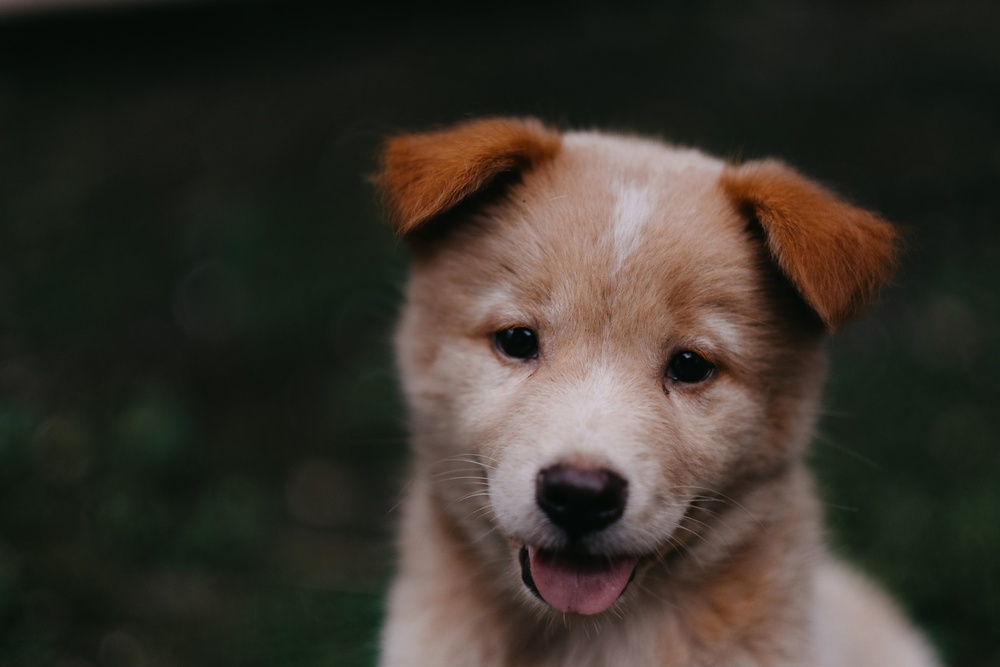
#> input picture 00-puppy.jpg, 1000 x 667 px, shrunk from 1950 x 1300 before the run
$ python numpy_exercises.py
#> lines starting #> are read from the running program, lines starting #| are printed output that depends on the picture
import numpy as np
import matplotlib.pyplot as plt
from PIL import Image

arr = np.ones(shape=(5, 5))
arr[:, :] = 10
# print(arr)

np.random.seed(101)
arr1 = np.random.randint(low=0, high=100, size=(5, 5))
print(arr1.max())
print(arr1.min())

pic = Image.open('00-puppy.jpg')
#> pic is the input picture: PIL image 1000x667 RGB; mean R, G, B 57.3, 51.8, 43.8
pic_arr = np.asarray(pic)
pic_blue = pic_arr.copy()
# plt.imshow(pic_arr)
pic_blue[:, :, 0] = 0
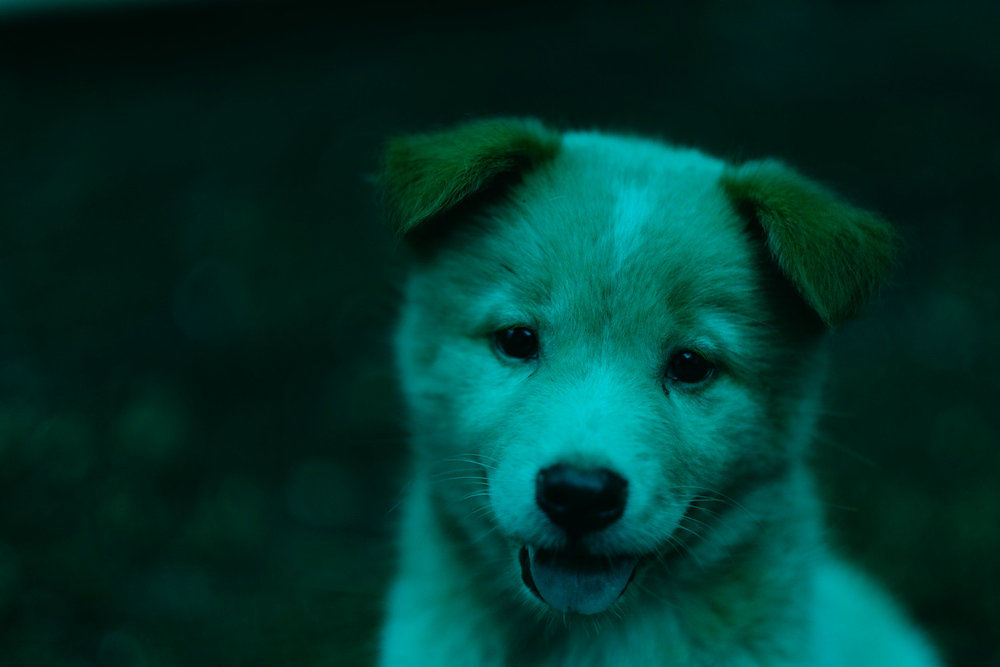
#> pic_blue: shape (667, 1000, 3); mean R, G, B 0, 51.8, 43.8
pic_blue[:, :, 1] = 0
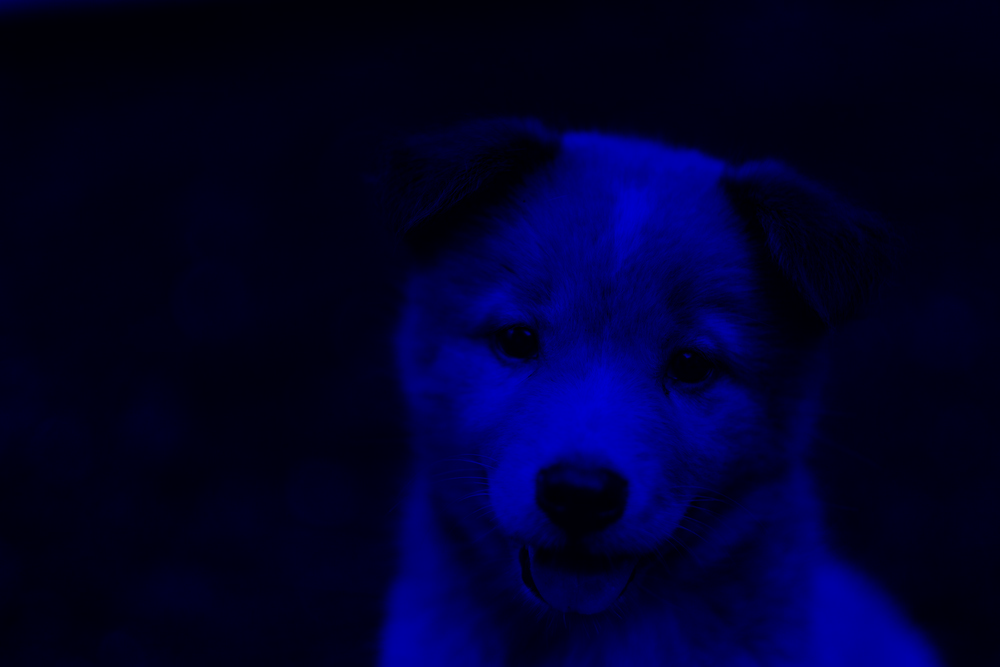
#> pic_blue: shape (667, 1000, 3); mean R, G, B 0, 0, 43.8
plt.imshow(pic_blue)
plt.show()

$ run again, with dog_backpack.jpg copied over 00-puppy.jpg
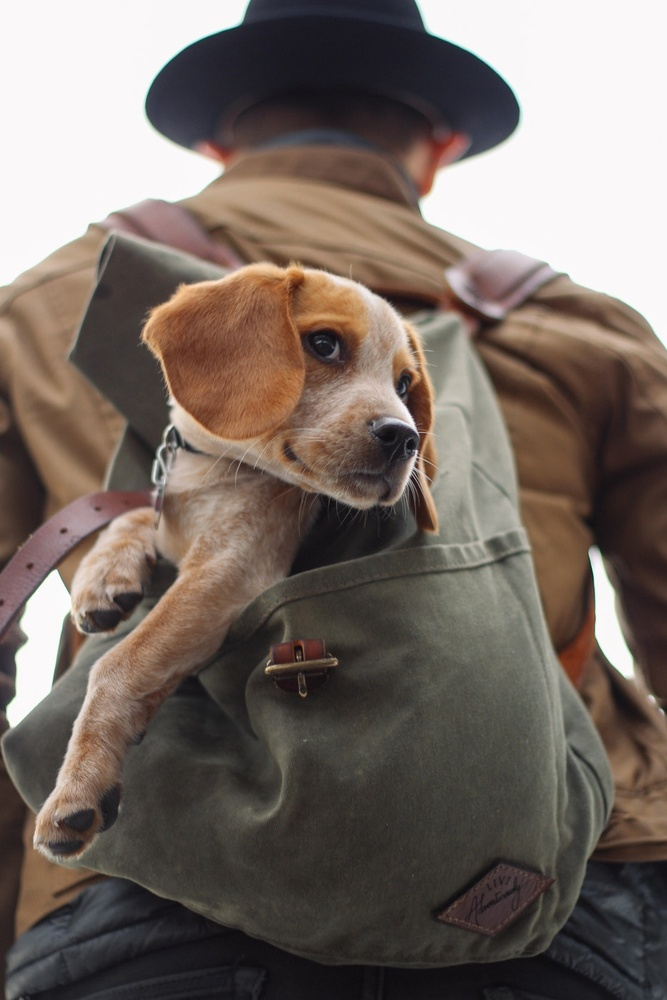
#> input picture dog_backpack.jpg, 667 x 1000 px, shrunk from 934 x 1401 before the run
#> pic is the input picture: PIL image 667x1000 RGB; mean R, G, B 118, 106.7, 99.5
#> `pic_blue[:, :, 0] = 0`:
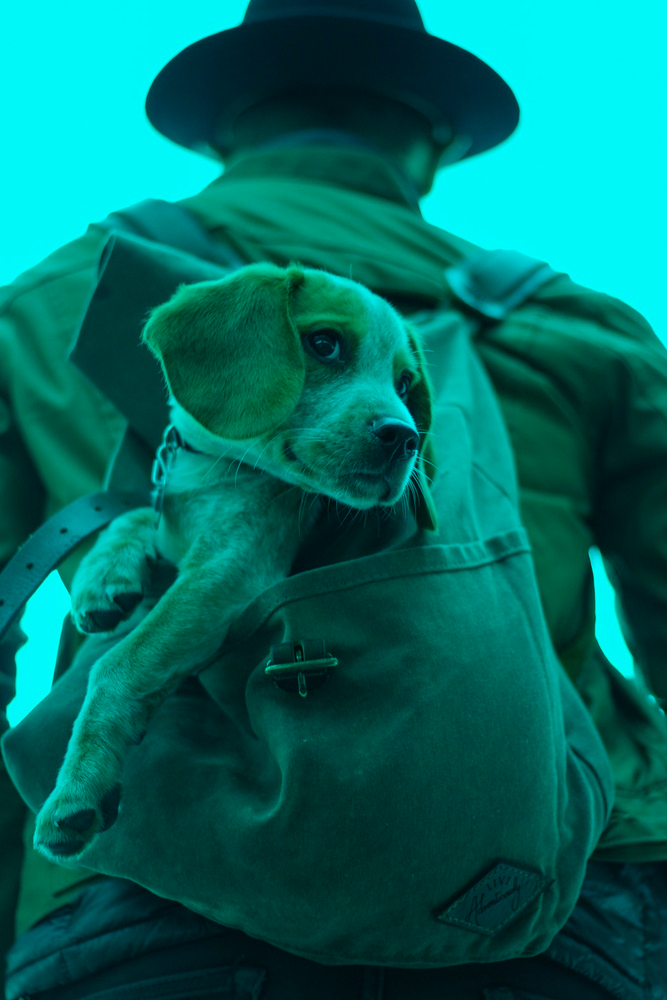
#> pic_blue: shape (1000, 667, 3); mean R, G, B 0, 106.7, 99.5
#> `pic_blue[:, :, 1] = 0`:
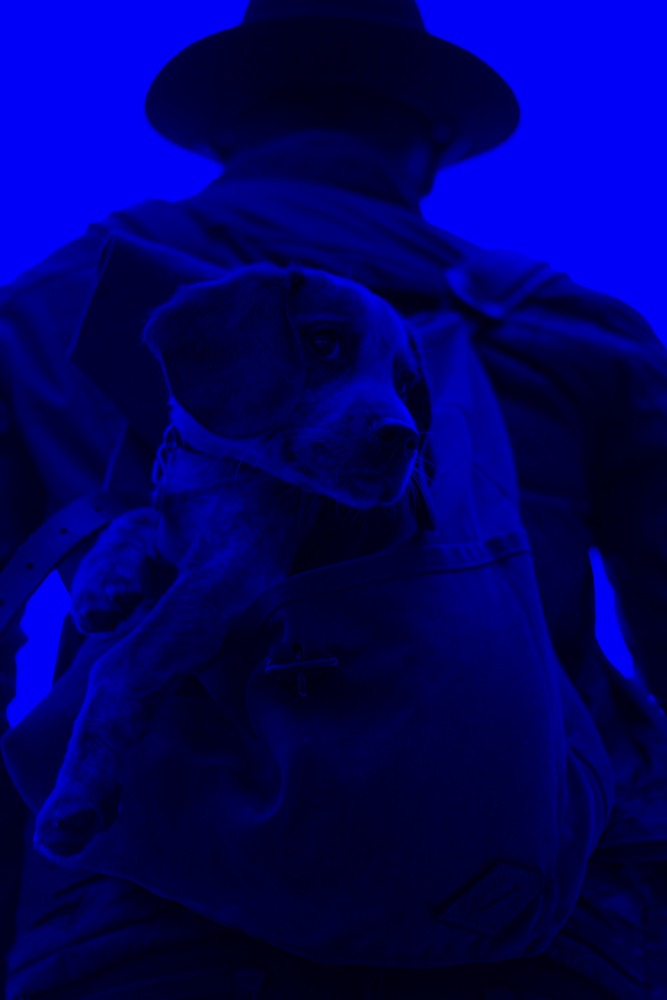
#> pic_blue: shape (1000, 667, 3); mean R, G, B 0, 0, 99.5
